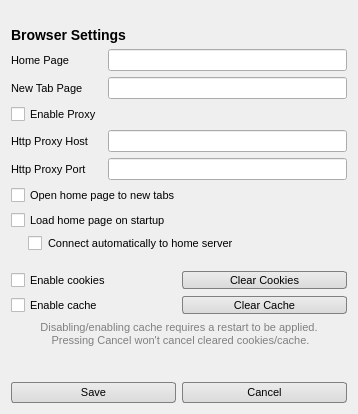
<?xml version="1.0" encoding="UTF-8"?>
<ui version="4.0">
 <class>LoginWebSettings</class>
 <widget class="QWidget" name="LoginWebSettings">
  <property name="geometry">
   <rect>
    <x>0</x>
    <y>0</y>
    <width>358</width>
    <height>414</height>
   </rect>
  </property>
  <property name="windowTitle">
   <string>Browser Settings</string>
  </property>
  <property name="styleSheet">
   <string notr="true">QWidget {
	font: Calibri;
	font-size: 11px;
}

QLabel#titleLabel {
	font-size: 14px;
	font-weight: bold;
}

QLabel#titleIcon {
	background-image: url(&quot;./jsmodules/browserui/ui/settings.png&quot;);
}

QCheckBox#connectToHomePage {
	padding-left: 17px;
}

QPushButton {	
	background-color: qlineargradient(spread:pad, x1:0, y1:1, x2:0, y2:0, stop:0 rgba(218, 218, 218, 255), stop:1 rgba(236, 236, 236, 255));
	border: 1px solid grey;
	border-radius: 3px;
	padding: 3px;
	min-width: 80px;
}
QPushButton::hover {
	background-color: qlineargradient(spread:pad, x1:0, y1:1, x2:0, y2:0, stop:0 rgba(218, 218, 218, 150), stop:1 rgba(236, 236, 236, 150));
	border: 1px solid rgb(90, 90, 90);
}
QPushButton::pressed {
	background-color: qlineargradient(spread:pad, x1:0, y1:1, x2:0, y2:0, stop:1 rgba(218, 218, 218, 150), stop:0 rgba(236, 236, 236, 150));
	border: 1px solid rgb(90, 90, 90);
}</string>
  </property>
  <layout class="QVBoxLayout" name="verticalLayout">
   <item>
    <layout class="QHBoxLayout" name="horizontalLayout_2">
     <item>
      <widget class="QLabel" name="titleLabel">
       <property name="text">
        <string>Browser Settings</string>
       </property>
       <property name="alignment">
        <set>Qt::AlignBottom|Qt::AlignLeading|Qt::AlignLeft</set>
       </property>
      </widget>
     </item>
     <item>
      <widget class="QLabel" name="titleIcon">
       <property name="sizePolicy">
        <sizepolicy hsizetype="Fixed" vsizetype="Fixed">
         <horstretch>0</horstretch>
         <verstretch>0</verstretch>
        </sizepolicy>
       </property>
       <property name="minimumSize">
        <size>
         <width>32</width>
         <height>32</height>
        </size>
       </property>
       <property name="maximumSize">
        <size>
         <width>32</width>
         <height>32</height>
        </size>
       </property>
       <property name="text">
        <string/>
       </property>
      </widget>
     </item>
    </layout>
   </item>
   <item>
    <layout class="QFormLayout" name="formLayout">
     <item row="0" column="0">
      <widget class="QLabel" name="homePageLabel">
       <property name="text">
        <string>Home Page</string>
       </property>
      </widget>
     </item>
     <item row="0" column="1">
      <widget class="QLineEdit" name="homePageLineEdit"/>
     </item>
     <item row="1" column="0">
      <widget class="QLabel" name="newTabPageLabel">
       <property name="text">
        <string>New Tab Page</string>
       </property>
      </widget>
     </item>
     <item row="1" column="1">
      <widget class="QLineEdit" name="newTabPageLineEdit"/>
     </item>
     <item row="3" column="0">
      <widget class="QLabel" name="proxyHostLabel">
       <property name="text">
        <string>Http Proxy Host</string>
       </property>
      </widget>
     </item>
     <item row="3" column="1">
      <widget class="QLineEdit" name="proxyHostLineEdit">
       <property name="enabled">
        <bool>true</bool>
       </property>
      </widget>
     </item>
     <item row="4" column="0">
      <widget class="QLabel" name="proxyPortLabel">
       <property name="text">
        <string>Http Proxy Port</string>
       </property>
      </widget>
     </item>
     <item row="4" column="1">
      <widget class="QLineEdit" name="proxyPortLineEdit"/>
     </item>
     <item row="2" column="0">
      <widget class="QCheckBox" name="enableProxy">
       <property name="text">
        <string>Enable Proxy</string>
       </property>
      </widget>
     </item>
    </layout>
   </item>
   <item>
    <layout class="QVBoxLayout" name="verticalLayout_2">
     <item>
      <widget class="QCheckBox" name="openHomePageOnNewTab">
       <property name="text">
        <string>Open home page to new tabs</string>
       </property>
      </widget>
     </item>
     <item>
      <widget class="QCheckBox" name="loadHomePageOnStartup">
       <property name="text">
        <string>Load home page on startup</string>
       </property>
      </widget>
     </item>
     <item>
      <widget class="QCheckBox" name="connectToHomePage">
       <property name="toolTip">
        <string>If the home page is a tundra:// server, connect automatically on startup</string>
       </property>
       <property name="text">
        <string>Connect automatically to home server</string>
       </property>
      </widget>
     </item>
     <item>
      <spacer name="verticalSpacer_2">
       <property name="orientation">
        <enum>Qt::Vertical</enum>
       </property>
       <property name="sizeType">
        <enum>QSizePolicy::Fixed</enum>
       </property>
       <property name="sizeHint" stdset="0">
        <size>
         <width>15</width>
         <height>15</height>
        </size>
       </property>
      </spacer>
     </item>
     <item>
      <layout class="QHBoxLayout" name="horizontalLayout_3">
       <item>
        <widget class="QCheckBox" name="enableCookies">
         <property name="toolTip">
          <string>Enable cookies for web pages</string>
         </property>
         <property name="text">
          <string>Enable cookies</string>
         </property>
        </widget>
       </item>
       <item>
        <widget class="QPushButton" name="clearCookies">
         <property name="maximumSize">
          <size>
           <width>16777215</width>
           <height>18</height>
          </size>
         </property>
         <property name="text">
          <string>Clear Cookies</string>
         </property>
        </widget>
       </item>
      </layout>
     </item>
     <item>
      <layout class="QHBoxLayout" name="horizontalLayout_4">
       <item>
        <widget class="QCheckBox" name="enableCache">
         <property name="toolTip">
          <string>This will enable icons on the page tabs and allows the web browser to store cache data on the hard drive</string>
         </property>
         <property name="text">
          <string>Enable cache</string>
         </property>
        </widget>
       </item>
       <item>
        <widget class="QPushButton" name="clearCache">
         <property name="maximumSize">
          <size>
           <width>16777215</width>
           <height>18</height>
          </size>
         </property>
         <property name="text">
          <string>Clear Cache</string>
         </property>
        </widget>
       </item>
      </layout>
     </item>
    </layout>
   </item>
   <item>
    <widget class="QLabel" name="cacheInfoLabel">
     <property name="styleSheet">
      <string>color: grey;</string>
     </property>
     <property name="text">
      <string>Disabling/enabling cache requires a restart to be applied.
 Pressing Cancel won't cancel cleared cookies/cache.</string>
     </property>
     <property name="alignment">
      <set>Qt::AlignCenter</set>
     </property>
    </widget>
   </item>
   <item>
    <spacer name="verticalSpacer">
     <property name="orientation">
      <enum>Qt::Vertical</enum>
     </property>
     <property name="sizeHint" stdset="0">
      <size>
       <width>1</width>
       <height>15</height>
      </size>
     </property>
    </spacer>
   </item>
   <item>
    <layout class="QHBoxLayout" name="horizontalLayout">
     <item>
      <widget class="QPushButton" name="buttonSave">
       <property name="text">
        <string>Save</string>
       </property>
      </widget>
     </item>
     <item>
      <widget class="QPushButton" name="buttonCancel">
       <property name="text">
        <string>Cancel</string>
       </property>
      </widget>
     </item>
    </layout>
   </item>
  </layout>
 </widget>
 <resources/>
 <connections/>
</ui>
